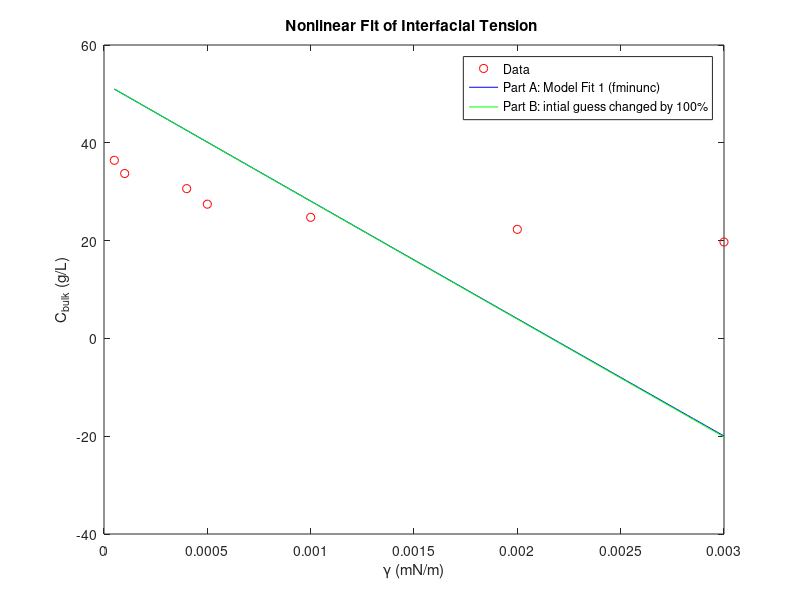

The MATLAB script that drew this image:
%Homework Assignment #4
%Probelm 2
clear all
clc 
close all
%Data given:
xvals=[5*10^-5, 10^-4, 4*10^-4, 5*10^-4, 10^-3, 0.002, 0.003];
yvals=[36.42, 33.72, 30.63, 27.45, 24.76, 22.30, 19.71];
N=size(xvals,2);
y0= 52.2;
%Define the function to be fit
F=@(x,xdata) y0 + x(1) *log(1-xdata/(xdata+x(2)));
%Define the objective or cost function
Fobj=@(x) (1/N)*sum((F(x,xvals)-yvals).^2);
opts = optimset('Display', 'off');

%part A: 
%intial guess of the paramters
x0 = [4.243, 10^-8];
%Use unconstrained minimization to optimize the values of the parameters
[xunc,ressquared,eflag,options] = fminunc(Fobj,x0,opts);
disp('for part A:')
str1=sprintf('\nThe optimized value for R*T*Gamma_inf is %0.3g  mN/m',xunc(1));
str2=sprintf('The optimized value for alpha is %g g/L',xunc(2));
disp(str1)
disp(str2)
a = xunc(1);
b = xunc(2);
%Range of xvalues
range=max(xvals)-min(xvals);
xpred=min(xvals):0.01*range:max(xvals);
Npred=size(xpred,2);
for i = 1:Npred
 ypred(i)=F([a,b],xpred(i));
end

%Part B:
%change the intial guess by 10% to see if it is sensitive
x0 = [2*4.243, 2*10^-8];
%Use unconstrained minimization to optimize the values of the parameters
[xunc,ressquared,eflag,options] = fminunc(Fobj,x0,opts);
disp('for part B (the initial guess is changed by 100%):')
str1=sprintf('\nThe optimized value for R*T*Gamma_inf is %0.3g  mN/m',xunc(1));
str2=sprintf('The optimized value for alpha is %g g/L',xunc(2));
disp(str1)
disp(str2)
a= xunc(1);
b = xunc(2);
for i = 1:Npred
 ypred1(i)=F([a,b],xpred(i));
end

figure (1)
plot(xvals,yvals,'ro',xpred,ypred,'b-', xpred, ypred1,'g-')
title('Nonlinear Fit of Interfacial Tension ')
legend('Data','Part A: Model Fit 1 (fminunc)','Part B: intial guess changed by 100%','location','best')
xlabel('\gamma (mN/m)')
ylabel('C_{bulk} (g/L)')
disp('As shown on the figure, optimizing the function is very sensitive to the intial guess.  The fit for part A looks reasonable. The confidence intervals are computed using python. The optimized values for part A fall within the 51% confidence intervals')
